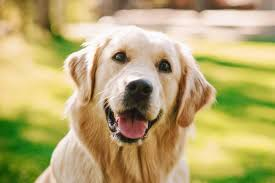
#> input picture perro.jpeg, 275 x 183 px
$ python ejer3.py
#> lines starting #> are read from the running program, lines starting #| are printed output that depends on the picture
from PIL import Image
import os

print("Ingresa el nombre del archivo de la imagen:")
ruta = input()
#> the answer given: perro.jpeg

print("Ingresa el ángulo de rotación:")
angulo = int(input())
#> the answer given: 3

ruta = os.path.join(ruta)
img = Image.open(ruta)
#> img is the input picture: PIL image 275x183 RGB; mean R, G, B 185.2, 170.2, 113
newimg= img.rotate(angulo)
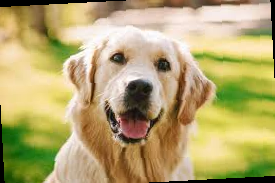
#> newimg: PIL image 275x183 RGB; mean R, G, B 180.9, 166.3, 110.5

nombre_base, extension = os.path.splitext(ruta)
nuevo_nombre = f"{nombre_base}Rot{extension}"

newruta = os.path.join(nuevo_nombre)
newimg.save(newruta)

newimg.show()

print(f"Imagen guardada como: {newruta}")
